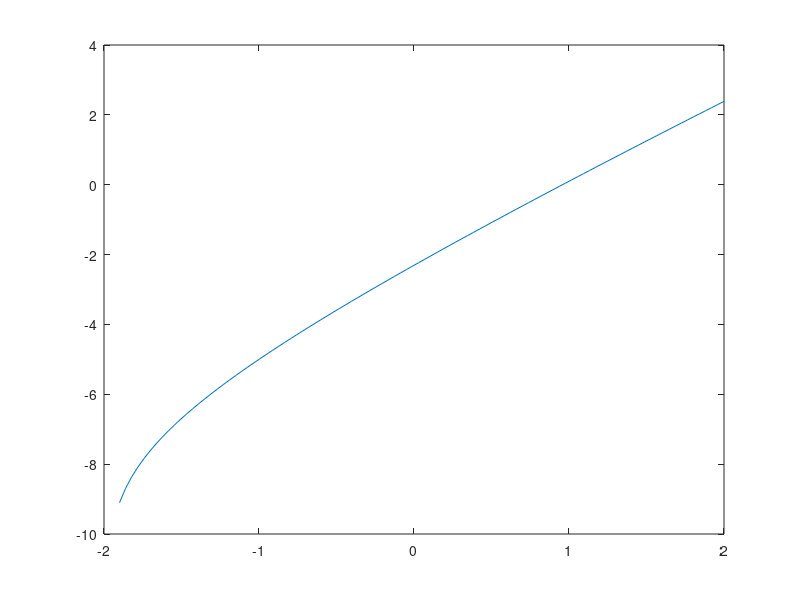

Here is the MATLAB script that generated this plot: (Note: this script raises an error after producing the figure.)
## L0325003_Inka Putri

%Plot kurva persamaan ketiga
x = linspace (-1.9, 2, 100);
f3 = @(x) log(x + 2) + 2*x - 3;
y3 = f3(x);

%Plot grafik
figure;
plot(x, y3, 'DisplayName', 'y = log(x + 2) + 2x - 3');
hold on;

%Garis horizontal untuk y = 0
yline(0, '-', 'DisplayName', 'y = 0');

%Menggambar sumbu x dan y
line([-2,3], [0,0]); %sumbu X
line([0,0], [-10,10]); %Sumbu Y

%Anotasi dan pengaturan grafik
xlabel('x');
ylabel('y');
legend;
title('Grafik persamaan: y = log(x + 2) + 2x - 3');
grid on;
hold off;
